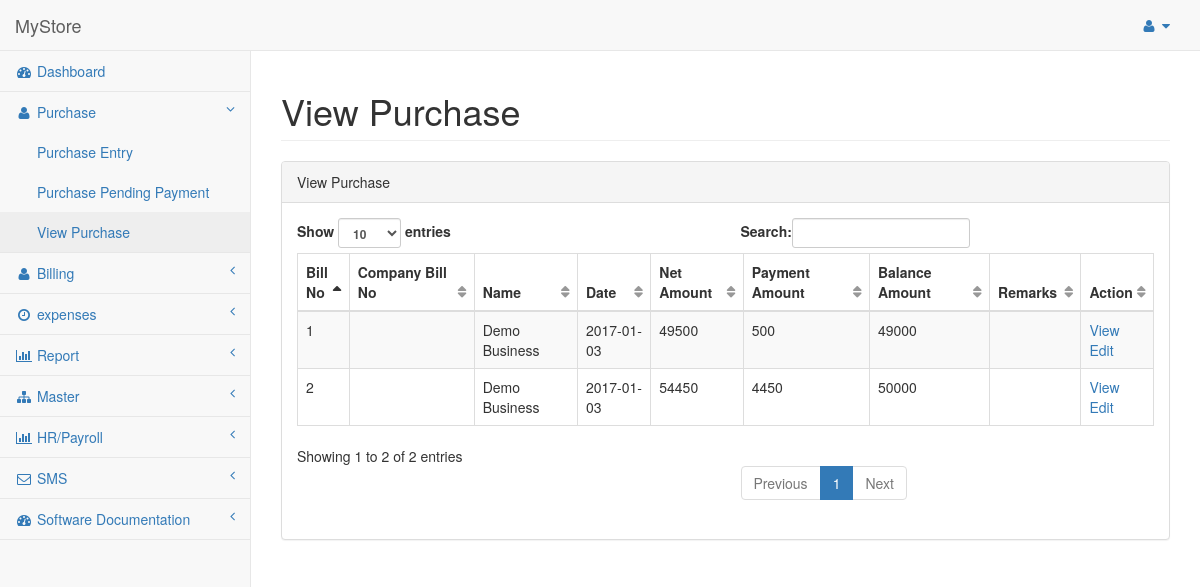
The page /View-Purchase.php (signed in) on the database its author committed.
### tables this page shows
CREATE TABLE IF NOT EXISTS `purchase` (
  `purchase_id` int(11) NOT NULL AUTO_INCREMENT,
  `company_bill_no` varchar(255) NOT NULL,
  `company_id` int(11) NOT NULL,
  `truck_no` varchar(255) NOT NULL,
  `driver_name` varchar(255) NOT NULL,
  `driver_mobile_no` varchar(255) NOT NULL,
  `tot_cash_amt` double NOT NULL,
  `net_cash_amt` double NOT NULL,
  `tax` double NOT NULL,
  `discount` double NOT NULL,
  `payment_amount` double NOT NULL,
  `remarks` text NOT NULL,
  `entry_data` date NOT NULL,
  `payment_mode` varchar(255) NOT NULL,
  `cheque_no` varchar(255) NOT NULL,
  `cheque_date` date NOT NULL,
  `bank_name` varchar(255) NOT NULL,
  `narration` varchar(255) NOT NULL,
  `entrytime` timestamp NOT NULL DEFAULT CURRENT_TIMESTAMP ON UPDATE CURRENT_TIMESTAMP,
  `delete_date` date NOT NULL,
  `delete_record` int(11) NOT NULL,
  PRIMARY KEY (`purchase_id`)
);

CREATE TABLE IF NOT EXISTS `company` (
  `company_id` int(11) NOT NULL AUTO_INCREMENT,
  `company_name` varchar(255) NOT NULL,
  `mobile_no` varchar(255) NOT NULL,
  `email_id` varchar(255) NOT NULL,
  `address` text NOT NULL,
  PRIMARY KEY (`company_id`)
);

### View-Purchase.php (the view, shortened to what this page needs)
<?php include('header.php'); ?>
        <div id="page-wrapper">
            <div class="row">
                <div class="col-lg-12">
                    <h1 class="page-header">View Purchase</h1>
                </div>
            </div>
            <div class="row">
                <div class="col-lg-12">
                    <div class="panel panel-default">
                        <div class="panel-heading">
                           View Purchase
                        </div>
                        <div class="panel-body">
                            <div class="dataTable_wrapper">
                                <table class="table table-striped table-bordered table-hover" id="dataTables-example">
                                    <thead>
                                        <tr>
                                            <th>Bill No</th>
                                            <th>Company Bill No</th>
                                            <th>Name</th>
                                            <th>Date</th>
                                            <th>Net Amount</th>
                                            <th>Payment Amount</th>
                                            <th>Balance Amount</th>
                                            <th>Remarks</th>
                                            <th>Action</th>
                                        </tr>
                                    </thead>
                                    <tbody>
									<?php
										$sql = mysql_query("SELECT * FROM purchase p,company c WHERE c.company_id=p.company_id ORDER BY `p`.`purchase_id` DESC");
										while($res = mysql_fetch_array($sql)){
									?>
                                        <tr class="odd gradeX">
                                            <td><?php echo $res['purchase_id']; ?></td>
                                            <td><?php echo $res['company_bill_no']; ?></td>
                                            <td><?php echo $res['company_name']; ?></td>
                                            <td><?php echo $res['entry_data']; ?></td>
                                            <td><?php echo $res['net_cash_amt']; ?></td>
                                            <td class="center">
											<?php
												$purchase_id = $res['purchase_id'];
												$sqls = mysql_query("SELECT SUM(payment_amount) tot FROM purchase_payment WHERE purchase_id=$purchase_id");
												$respay = mysql_fetch_array($sqls);
												echo $respay['tot'];
											?></td>
                                            <td class="center"><?php echo (($res['net_cash_amt']) - ($respay['tot'])); ?></td>
                                            <td class="center"><?php echo $res['remarks']; ?></td>
                                            <td class="center"><a target="_blank()" href="view_purchase_bill.php?purchase_id=<?php echo $res['purchase_id']; ?>">View</a> <a target="_blank()" href="purchase_update.php?purchase_id=<?php echo $res['purchase_id']; ?>">Edit</a></td>
                                        </tr>
									<?php
										}
									?>
                                    </tbody>
                                </table>
                            </div>
                        </div>
                    </div>
                </div>
            </div>
        </div>
    </div>
</body>
</html>

### rows shown on the page
purchase: purchase_id "2", company.company_name "Demo Business", entry_data "2017-01-03", net_cash_amt "54450", tot "4450", tot "50000"
purchase: purchase_id "1", company.company_name "Demo Business", entry_data "2017-01-03", net_cash_amt "49500", tot "500", tot "49000"
